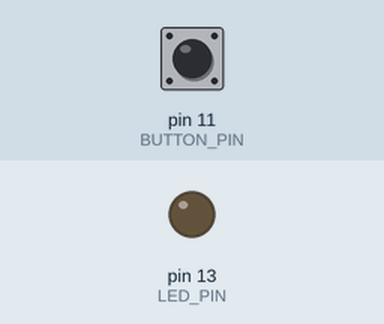
The sketch below on a simulated Arduino Uno, built with avr-gcc and run on an emulated ATmega328P. Shown: output pins drawn as LEDs (lit = HIGH). The test bench sets the inputs (shaded band); at power-on: pin 11 (BUTTON_PIN) HIGH.

Above: at 1.2 s.
1.3 s: pin 11 (BUTTON_PIN) pulled LOW for 0.15 s
At 1.37 s:
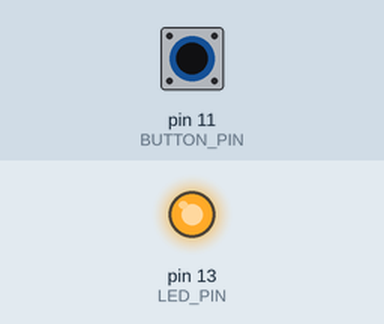
2.9 s: pin 11 (BUTTON_PIN) pulled LOW for 1 s
At 6.7 s:
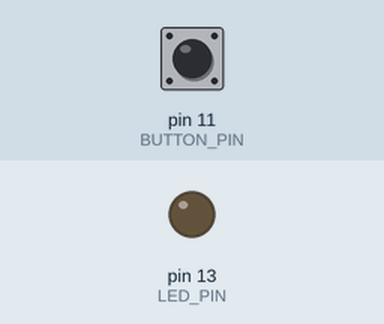
6.9 s: pin 11 (BUTTON_PIN) pulled LOW for 3.2 s
At 7.7 s:
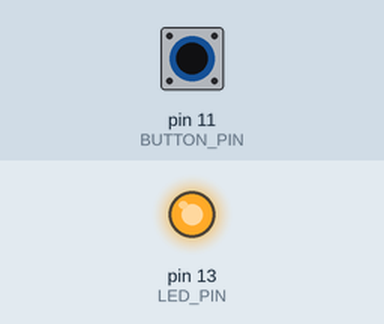
Timing chart, 0 to 14.4 s (numbered marks = the images above; inputs shaded):
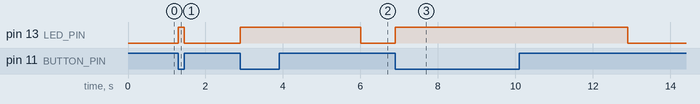

Measured:
- after the input at 1.3 s, pin 13 (LED_PIN): LOW → HIGH at once, → LOW 0.15 s later
- after the input at 2.9 s, pin 13 (LED_PIN): LOW → HIGH at once, → LOW 3.1 s later
- after the input at 6.9 s, pin 13 (LED_PIN): LOW → HIGH at once, → LOW 6.0 s later

The sketch:

excercise2.ino
```cpp
#define LED_PIN 13
#define BUTTON_PIN 11

unsigned long timer;
unsigned long startTime = 0;
unsigned long currentTime = 0;
bool ledState = false;


void delayFunc(){

  if(timer < 3000){
    currentTime == 0;
  }else{
    delay(3000);
  }

}

void setup() {
  pinMode(BUTTON_PIN, INPUT_PULLUP);
  pinMode(LED_PIN, OUTPUT);
  digitalWrite(LED_PIN, LOW);
}

void loop() {
  if (digitalRead(BUTTON_PIN) == LOW){
    ledState = true;

    digitalWrite(LED_PIN, HIGH);
    currentTime = millis();
    timer = currentTime - startTime;
    delayFunc();

  }else{
    digitalWrite(LED_PIN, LOW);

  }

}
```
